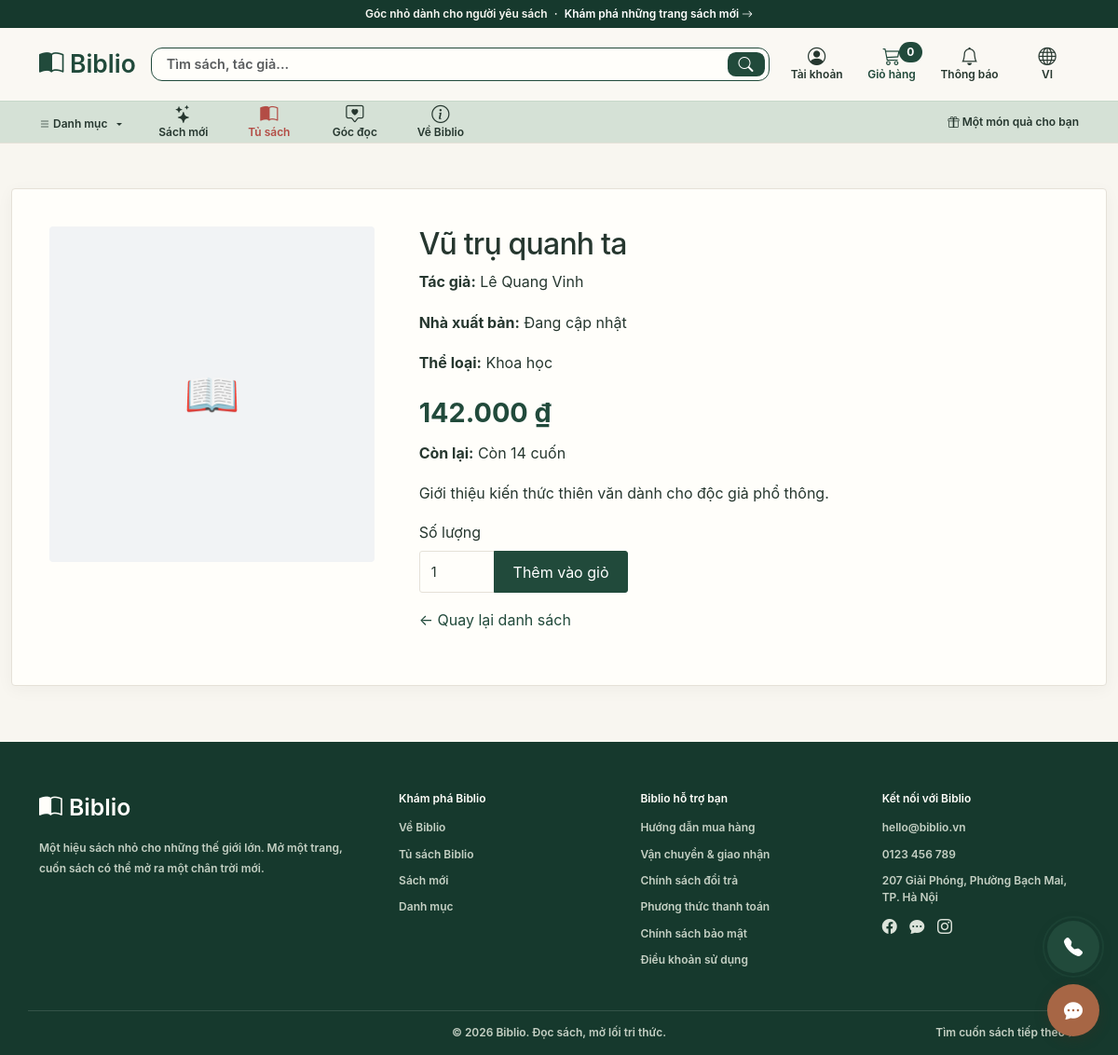
The app's page /books/32 with its own data.
### biblio/models.py (models this page shows)
class Book(db.Model):
    id = db.Column(db.Integer, primary_key=True)
    title = db.Column(db.String(200), nullable=False)
    author = db.Column(db.String(100), nullable=False)
    publisher = db.Column(db.String(100))
    price = db.Column(db.Integer, nullable=False)  # Giá tính bằng đồng Việt Nam.
    stock = db.Column(db.Integer, default=0)
    description = db.Column(db.Text)
    description_en = db.Column(db.Text)
    image = db.Column(db.String(200))
    category_id = db.Column(db.Integer, db.ForeignKey("category.id"))

class Category(db.Model):
    id = db.Column(db.Integer, primary_key=True)
    name = db.Column(db.String(100), unique=True, nullable=False)
    name_en = db.Column(db.String(100))
    books = db.relationship("Book", backref="category", lazy=True)

### biblio/routes/books.py (the view)
@bp.route("/<int:book_id>")
def detail(book_id):
    book = Book.query.get_or_404(book_id)
    return render_template("books/detail.html", book=book)

### translations.py (called while the page is built)
def get_language():
    if has_request_context():
        language = session.get("language", "vi")
        if language in TRANSLATIONS:
            return language
    return "vi"

def tr(key, **values):
    message = TRANSLATIONS[get_language()].get(key, key)
    return message.format(**values) if values else message

### templates/books/detail.html (shortened to what this page needs)
{% extends "base.html" %}  {% block content %}
<div class="detail">
  <div class="detail-img">
    {% if book.image %}
    <img
      src="{{ url_for('static', filename='images/books/' ~ book.image) }}"
      alt="{{ book.title }}"
    />
    {% else %}
    <div class="no-image big">📖</div>
    {% endif %}
  </div>
  <div class="detail-info">
    <h2>{{ book.title }}</h2>
    <p><strong>{{ t('book.author') }}:</strong> {{ book.author }}</p>
    <p>
      <strong>{{ t('book.publisher') }}:</strong> {{ book.publisher or t('book.publisher_missing') }}
    </p>
    <p>
      <strong>{{ t('book.category') }}:</strong>
      {% if book.category %}
        {{ book.category.name_en if current_lang == 'en' and book.category.name_en else book.category.name }}
      {% else %}
        {{ t('book.category_missing') }}
      {% endif %}
    </p>
    <p class="price big">{{ book.price|money }}</p>
    <p><strong>{{ t('book.stock_left') }}:</strong> {{ t('books.stock', count=book.stock) }}</p>
    <p class="desc">
      {{ (book.description_en if current_lang == 'en' and book.description_en else book.description) or t('book.description_missing') }}
    </p>
    {% if book.stock > 0 %}
    <form
      class="detail-cart-form"
      method="post"
      action="{{ url_for('cart.add_to_cart', book_id=book.id) }}"
    >
      <label for="quantity" class="form-label">{{ t('book.quantity') }}</label>
      <div class="input-group mb-3" style="max-width: 14rem">
        <input
          class="form-control"
          id="quantity"
          type="number"
          name="quantity"
          value="1"
          min="1"
          max="{{ book.stock }}"
          required
        />
        <button class="btn" type="submit">{{ t('book.add_to_cart') }}</button>
      </div>
    </form>
    {% else %}
    <button class="btn" disabled>{{ t('book.out_of_stock') }}</button>
    {% endif %}
    <p><a href="{{ url_for('books.list_books') }}">{{ t('book.back_to_list') }}</a></p>
  </div>
</div>
{% endblock %}

### static/css/style.css (style rules this page uses)
:root { --biblio-primary: #214a3b; --biblio-font-family: -apple-system, BlinkMacSystemFont, "Segoe UI", "Noto Sans", Helvetica, Arial, sans-serif, "Apple Color Emoji", "Segoe UI Emoji"; }
* { box-sizing: border-box; }
body { font-family: var(--biblio-font-family); margin: 0; color: #332a23; background: #fbf7f0; }
a { color: #704b31; text-decoration: none; }
.btn { display: inline-block; background: var(--biblio-primary); color: #fff; border: 0; padding: 0.6rem 1.2rem; border-radius: 4px; cursor: pointer; font-size: 1rem; }
.card img, .no-image { width: 100%; height: 180px; object-fit: cover; border-radius: 4px; }
.no-image { background: #ecf0f1; display: flex; align-items: center; justify-content: center; font-size: 3rem; }
.no-image.big { height: 360px; }
.price { color: #c0392b; font-weight: bold; margin: 0.3rem 0; }
.price.big { font-size: 1.6rem; }
.detail { display: flex; gap: 2rem; background: #fff; padding: 2rem; border-radius: 8px; flex-wrap: wrap; }
.detail-img { flex: 1; min-width: 260px; }
.detail-info { flex: 2; min-width: 280px; }
.desc { line-height: 1.6; }
.card img, .no-image { width: 100%; aspect-ratio: 2 / 3; height: auto; object-fit: contain; background: #f1f3f5; border-radius: 4px; }
.biblio-app:not(.home-body) { --app-paper: #f8f6f0; --app-ink: #26372f; --app-green: #214a3b; --app-green-dark: #16392d; --app-muted: #777c74; --app-line: #e5e1d8; min-height: 100vh; background: var(--app-paper); color: var(--app-ink); font-family: var(--biblio-font-family); }
.biblio-app:not(.home-body) a { color: var(--app-green); }
.biblio-app:not(.home-body) main h1, .biblio-app:not(.home-body) main h2, .biblio-app:not(.home-body) main h3, .biblio-app:not(.home-body) main h4, .biblio-app:not(.home-body) .dropdown-menu, .biblio-app:not(.home-body) .form-control, .biblio-app:not(.home-body) .form-select, .biblio-app:not(.home-body) button, .biblio-app:not(.home-body) input, .biblio-app:not(.home-body) textarea { font-family: var(--biblio-font-family); }
.biblio-app:not(.home-body) main h1, .biblio-app:not(.home-body) main h2, .biblio-app:not(.home-body) main h3, .biblio-app:not(.home-body) main h4 { color: var(--app-ink); font-weight: 500; letter-spacing: -0.025em; }
.biblio-app:not(.home-body) .filters input, .biblio-app:not(.home-body) .filters select, .biblio-app:not(.home-body) .auth-form input, .biblio-app:not(.home-body) .auth-form textarea, .biblio-app:not(.home-body) .form-control, .biblio-app:not(.home-body) .form-select { min-height: 42px; border: 1px solid var(--app-line); border-radius: 3px; background-color: #fffefa; color: var(--app-ink); font-size: 0.9rem; }
.biblio-app:not(.home-body) .filters button, .biblio-app:not(.home-body) .btn:not([class*="btn-outline-"]) { min-height: 40px; border: 1px solid var(--app-green); border-radius: 3px; background: var(--app-green); color: #fff; font-family: var(--biblio-font-family); }
.biblio-app:not(.home-body) .card, .biblio-app:not(.home-body) .detail, .biblio-app:not(.home-body) .auth-form, .biblio-app:not(.home-body) .table-responsive, .biblio-app:not(.home-body) main section.bg-white, .biblio-app:not(.home-body) main .bg-white { border: 1px solid var(--app-line); border-radius: 4px !important; background: #fffefa !important; box-shadow: 0 4px 18px rgba(36, 51, 41, 0.045) !important; }
.biblio-app:not(.home-body) .card .price, .biblio-app:not(.home-body) .price { color: var(--app-green); }
.biblio-app:not(.home-body) .detail { gap: clamp(1.5rem, 4vw, 3rem); padding: clamp(1.2rem, 4vw, 2.5rem); }
.biblio-app:not(.home-body) .detail-info > p { line-height: 1.7; }
.biblio-app:not(.home-body) .price.big { font-size: 1.8rem; }

### records on screen
Book: title "Vũ trụ quanh ta", author "Lê Quang Vinh", publisher "Đang cập nhật", price "142.000 ₫", stock "Còn 14 cuốn", description "Giới thiệu kiến thức thiên văn dành cho độc giả phổ thông."
Category: category "Khoa học"

### other values on screen
{{ t('home.announcement') }} "Góc nhỏ dành cho người yêu sách"
{{ t('home.announcement_link') }} "Khám phá những trang sách mới"
{{ t('header.cart') }} "Giỏ hàng"
{{ cart_count }} "0"
{{ t('header.notifications') }} "Thông báo"
{{ t('header.account') }} "Tài khoản"
{{ current_language|upper }} "VI"
{{ t('header.catalog') }} "Danh mục"
{{ t('home.nav_new_books') }} "Sách mới"
{{ t('home.nav_books') }} "Tủ sách"
{{ t('home.nav_reading') }} "Góc đọc"
{{ t('home.nav_about') }} "Về Biblio"
{{ t('home.gift') }} "Một món quà cho bạn"
{{ t('book.author') }} "Tác giả"
{{ t('book.publisher') }} "Nhà xuất bản"
